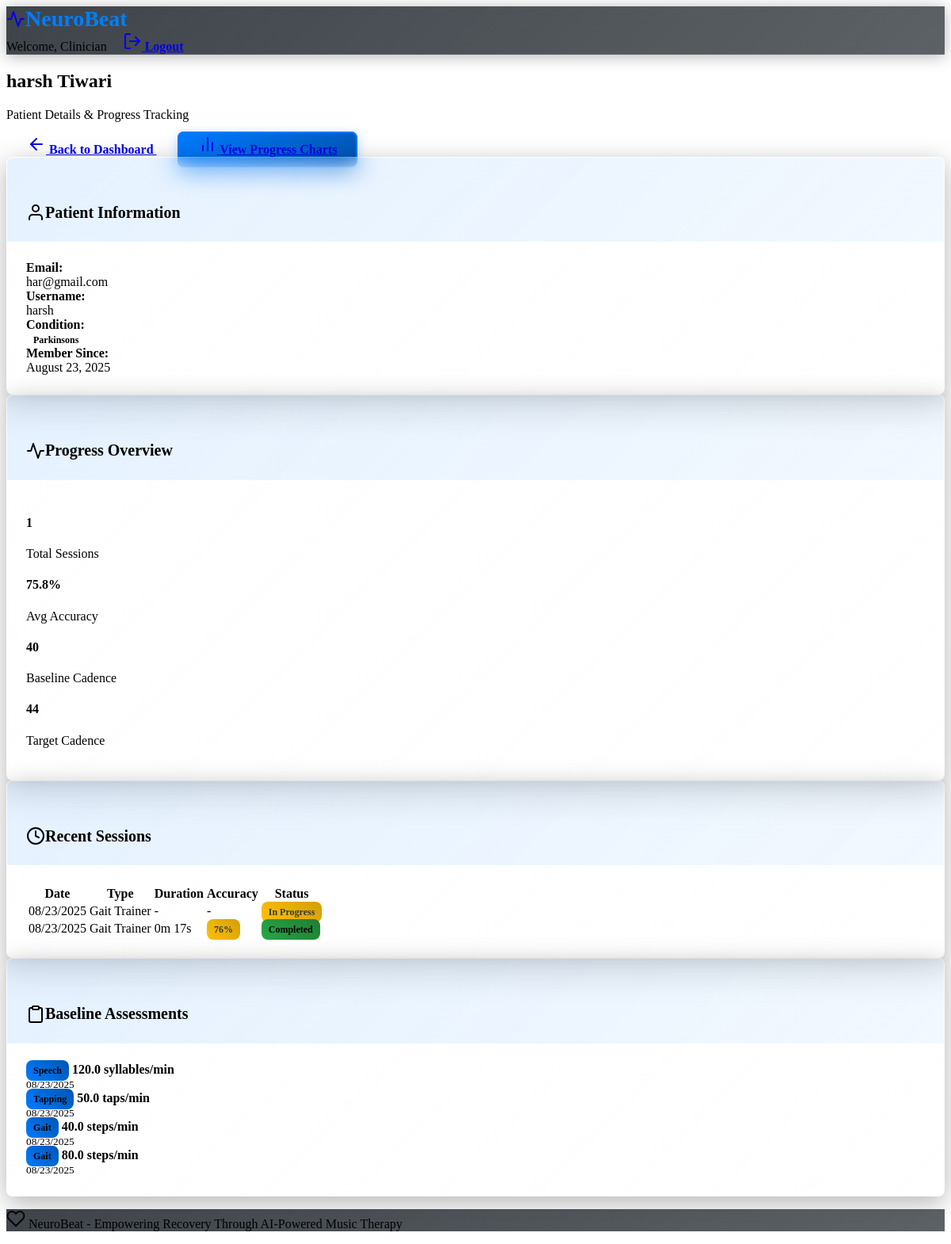
/patient/7/details (signed in), run on the app's committed database.
### models.py (models this page shows, shortened)
class User(db.Model):
    __tablename__ = 'users'
    id = db.Column(db.Integer, primary_key=True)
    username = db.Column(db.String(80), unique=True, nullable=False)
    email = db.Column(db.String(120), unique=True, nullable=False)
    password_hash = db.Column(db.String(256), nullable=False)
    user_type = db.Column(db.String(20), nullable=False)  # 'patient' or 'clinician'
    first_name = db.Column(db.String(50), nullable=False)
    last_name = db.Column(db.String(50), nullable=False)
    created_at = db.Column(db.DateTime, default=datetime.utcnow)
    patient_profile = db.relationship('PatientProfile', foreign_keys='PatientProfile.user_id', backref='user', uselist=False)
    clinician_profile = db.relationship('ClinicianProfile', backref='user', uselist=False)

class PatientProfile(db.Model):
    __tablename__ = 'patient_profiles'
    id = db.Column(db.Integer, primary_key=True)
    user_id = db.Column(db.Integer, db.ForeignKey('users.id'), nullable=False)
    condition = db.Column(db.String(50), nullable=False)  # 'parkinsons' or 'stroke'
    baseline_cadence = db.Column(db.Float)  # steps per minute
    baseline_tapping_speed = db.Column(db.Float)  # taps per minute
    baseline_speech_rate = db.Column(db.Float)  # syllables per minute
    target_cadence = db.Column(db.Float)
    target_speech_rate = db.Column(db.Float)
    assigned_clinician_id = db.Column(db.Integer, db.ForeignKey('users.id'))
    stroke_affected_side = db.Column(db.String(20))  # 'left', 'right', 'bilateral'
    stroke_severity = db.Column(db.String(20))  # 'mild', 'moderate', 'severe'
    aphasia_type = db.Column(db.String(30))  # 'broca', 'wernicke', 'global', 'none'
    dysarthria_severity = db.Column(db.String(20))  # 'mild', 'moderate', 'severe', 'none'
    motor_impairment_level = db.Column(db.String(20))  # 'mild', 'moderate', 'severe'
    cognitive_status = db.Column(db.String(20))  # 'normal', 'mild_impairment', 'moderate_impairment'
    emotional_status = db.Column(db.String(30))  # 'stable', 'mild_depression', 'anxiety', 'mixed'
    preferred_music_genre = db.Column(db.String(50))
    preferred_beat_sound = db.Column(db.String(20), default='metronome')  # metronome, drum, soft_bell, wooden_block, piano  # Patient's preferred music style
    created_at = db.Column(db.DateTime, default=datetime.utcnow)
    updated_at = db.Column(db.DateTime, default=datetime.utcnow, onupdate=datetime.utcnow)
    sessions = db.relationship('TherapySession', backref='patient', lazy=True)

class TherapySession(db.Model):
    __tablename__ = 'therapy_sessions'
    id = db.Column(db.Integer, primary_key=True)
    patient_id = db.Column(db.Integer, db.ForeignKey('patient_profiles.id'), nullable=False)
    session_type = db.Column(db.String(50), nullable=False)  # 'gait_trainer', 'speech_rhythm', 'upper_limb_motor', 'melodic_intonation', 'cognitive_rhythm'
    start_time = db.Column(db.DateTime, default=datetime.utcnow)
    end_time = db.Column(db.DateTime)
    initial_bpm = db.Column(db.Float, nullable=False)
    final_bpm = db.Column(db.Float)
    target_bpm = db.Column(db.Float, nullable=False)
    duration_seconds = db.Column(db.Integer)
    accuracy_score = db.Column(db.Float)  # 0-100 percentage
    completed = db.Column(db.Boolean, default=False)
    notes = db.Column(db.Text)
    affected_limb = db.Column(db.String(20))  # For motor sessions
    speech_clarity_score = db.Column(db.Float)  # For speech sessions
    cognitive_load_level = db.Column(db.Integer)  # 1-5 scale for cognitive sessions
    emotional_response = db.Column(db.String(20))  # 'positive', 'neutral', 'negative'
    generated_beat_url = db.Column(db.String(500))  # URL to generated beat audio
    metrics_data = db.Column(db.Text)  # JSON string

class BaselineAssessment(db.Model):
    __tablename__ = 'baseline_assessments'
    id = db.Column(db.Integer, primary_key=True)
    patient_id = db.Column(db.Integer, db.ForeignKey('patient_profiles.id'), nullable=False)
    assessment_type = db.Column(db.String(50), nullable=False)  # 'gait', 'tapping', 'speech'
    measured_value = db.Column(db.Float, nullable=False)
    notes = db.Column(db.Text)
    assessed_by = db.Column(db.Integer, db.ForeignKey('users.id'))
    created_at = db.Column(db.DateTime, default=datetime.utcnow)
    patient = db.relationship('PatientProfile', backref='assessments')
    assessor = db.relationship('User', foreign_keys=[assessed_by])

### routes.py (the view)
@app.route('/patient/<int:patient_id>/details')
def patient_details(patient_id):
    if 'user_id' not in session or session.get('user_type') != 'clinician':
        flash('Please log in as a clinician to access this page.', 'error')
        return redirect(url_for('index'))
    user = User.query.get(session['user_id'])
    patient_profile = PatientProfile.query.get_or_404(patient_id)
    if patient_profile.assigned_clinician_id != user.id:
        flash('Unauthorized access to patient details.', 'error')
        return redirect(url_for('clinician_dashboard'))
    recent_sessions = TherapySession.query.filter_by(
        patient_id=patient_id
    ).order_by(TherapySession.start_time.desc()).limit(10).all()
    assessments = BaselineAssessment.query.filter_by(
        patient_id=patient_id
    ).order_by(BaselineAssessment.created_at.desc()).all()
    total_sessions = TherapySession.query.filter_by(
        patient_id=patient_id,
        completed=True
    ).count()
    avg_accuracy = db.session.query(db.func.avg(TherapySession.accuracy_score)).filter_by(
        patient_id=patient_id,
        completed=True
    ).scalar() or 0
    return render_template('patient_details.html',
                         patient_profile=patient_profile,
                         recent_sessions=recent_sessions,
                         assessments=assessments,
                         total_sessions=total_sessions,
                         avg_accuracy=round(avg_accuracy, 1),
                         user=user)

### templates/patient_details.html (shortened to what this page needs)
{% extends "base.html" %}
{% block content %}
<div class="row">
    <div class="col-12 mb-4">
        <div class="d-flex justify-content-between align-items-center">
            <div>
                <h2>{{ patient_profile.user.first_name }} {{ patient_profile.user.last_name }}</h2>
                <p class="text-muted">Patient Details & Progress Tracking</p>
            </div>
            <div>
                <a href="{{ url_for('clinician_dashboard') }}" class="btn btn-secondary me-2">
                    <i data-feather="arrow-left" class="me-2"></i>
                    Back to Dashboard
                </a>
                <a href="{{ url_for('progress_view', patient_id=patient_profile.id) }}" class="btn btn-primary">
                    <i data-feather="bar-chart-2" class="me-2"></i>
                    View Progress Charts
                </a>
            </div>
        </div>
    </div>
    <div class="col-md-4 mb-4">
        <div class="card">
            <div class="card-header">
                <h5 class="card-title mb-0">
                    <i data-feather="user" class="me-2"></i>
                    Patient Information
                </h5>
            </div>
            <div class="card-body">
                <div class="mb-3">
                    <strong>Email:</strong>
                    <br>{{ patient_profile.user.email }}
                </div>
                <div class="mb-3">
                    <strong>Username:</strong>
                    <br>{{ patient_profile.user.username }}
                </div>
                <div class="mb-3">
                    <strong>Condition:</strong>
                    <br><span class="badge bg-info">{{ patient_profile.condition.replace('_', ' ').title() }}</span>
                </div>
                <div class="mb-3">
                    <strong>Member Since:</strong>
                    <br>{{ patient_profile.user.created_at.strftime('%B %d, %Y') }}
                </div>
            </div>
        </div>
    </div>
    <div class="col-md-8 mb-4">
        <div class="card">
            <div class="card-header">
                <h5 class="card-title mb-0">
                    <i data-feather="activity" class="me-2"></i>
                    Progress Overview
                </h5>
            </div>
            <div class="card-body">
                <div class="row g-4">
                    <div class="col-md-3">
                        <div class="text-center">
                            <h4 class="text-primary">{{ total_sessions }}</h4>
                            <p class="text-muted mb-0">Total Sessions</p>
                        </div>
                    </div>
                    <div class="col-md-3">
                        <div class="text-center">
                            <h4 class="text-success">{{ avg_accuracy }}%</h4>
                            <p class="text-muted mb-0">Avg Accuracy</p>
                        </div>
                    </div>
                    <div class="col-md-3">
                        <div class="text-center">
                            <h4 class="text-info">{{ patient_profile.baseline_cadence|round|int if patient_profile.baseline_cadence else 'N/A' }}</h4>
                            <p class="text-muted mb-0">Baseline Cadence</p>
                        </div>
                    </div>
                    <div class="col-md-3">
                        <div class="text-center">
                            <h4 class="text-warning">{{ patient_profile.target_cadence|round|int if patient_profile.target_cadence else 'N/A' }}</h4>
                            <p class="text-muted mb-0">Target Cadence</p>
                        </div>
                    </div>
                </div>
            </div>
        </div>
    </div>
    <div class="col-md-8 mb-4">
        <div class="card">
            <div class="card-header">
                <h5 class="card-title mb-0">
                    <i data-feather="clock" class="me-2"></i>
                    Recent Sessions
                </h5>
            </div>
            <div class="card-body">
                {% if recent_sessions %}
                    <div class="table-responsive">
                        <table class="table table-sm">
                            <thead>
                                <tr>
                                    <th>Date</th>
                                    <th>Type</th>
                                    <th>Duration</th>
                                    <th>Accuracy</th>
                                    <th>Status</th>
                                </tr>
                            </thead>
                            <tbody>
                                {% for session in recent_sessions %}
                                <tr>
                                    <td>{{ session.start_time.strftime('%m/%d/%Y') }}</td>
                                    <td>{{ session.session_type.replace('_', ' ').title() }}</td>
                                    <td>
                                        {% if session.duration_seconds %}
                                            {{ (session.duration_seconds // 60) }}m {{ (session.duration_seconds % 60) }}s
                                        {% else %}
                                            -
                                        {% endif %}
                                    </td>
                                    <td>
                                        {% if session.accuracy_score %}
                                            <span class="badge {% if session.accuracy_score >= 80 %}bg-success{% elif session.accuracy_score >= 60 %}bg-warning{% else %}bg-danger{% endif %}">
                                                {{ session.accuracy_score|round|int }}%
                                            </span>
                                        {% else %}
                                            -
                                        {% endif %}
                                    </td>
                                    <td>
                                        {% if session.completed %}
                                            <span class="badge bg-success">Completed</span>
                                        {% else %}
                                            <span class="badge bg-warning">In Progress</span>
                                        {% endif %}
                                    </td>
                                </tr>
                                {% endfor %}
                            </tbody>
                        </table>
                    </div>
                {% else %}
                    <div class="text-center py-3">
                        <i data-feather="activity" class="mb-2" style="width: 32px; height: 32px; opacity: 0.5;"></i>
                        <p class="text-muted">No sessions recorded yet.</p>
                    </div>
                {% endif %}
            </div>
        </div>
    </div>
    <div class="col-md-4 mb-4">
        <div class="card">
            <div class="card-header">
                <h5 class="card-title mb-0">
                    <i data-feather="clipboard" class="me-2"></i>
                    Baseline Assessments
                </h5>
            </div>
            <div class="card-body">
                {% if assessments %}
                    {% for assessment in assessments %}
                    <div class="border-bottom py-2">
                        <div class="d-flex justify-content-between align-items-start">
                            <div>
                                <span class="badge bg-primary">{{ assessment.assessment_type.title() }}</span>
                                <strong class="ms-2">{{ assessment.measured_value|round(1) }}
                                    {% if assessment.assessment_type == 'gait' %}steps/min
                                    {% elif assessment.assessment_type == 'tapping' %}taps/min
                                    {% elif assessment.assessment_type == 'speech' %}syllables/min
                                    {% elif assessment.assessment_type == 'balance' %}/56 (Berg Scale)
                                    {% elif assessment.assessment_type == 'coordination' %}sec per rep
                                    {% elif assessment.assessment_type == 'cognitive' %}/30 (MoCA)
                                    {% endif %}
                                </strong>
                            </div>
                            <small class="text-muted">{{ assessment.created_at.strftime('%m/%d/%Y') }}</small>
                        </div>
                    </div>
                    {% endfor %}
                {% endif %}
            </div>
        </div>
    </div>
</div>
{% endblock %}

### templates/base.html (shortened to what this page needs)
<!DOCTYPE html>
<html lang="en" data-bs-theme="dark">
<head>
    <link href="https://cdn.replit.com/agent/bootstrap-agent-dark-theme.min.css" rel="stylesheet">
    <link href="{{ url_for('static', filename='css/custom.css') }}" rel="stylesheet">
</head>
<body>
    <nav class="navbar navbar-expand-lg navbar-dark bg-dark">
        <div class="container">
            <a class="navbar-brand" href="{{ url_for('index') }}">
                <i data-feather="activity" class="me-2"></i>
                NeuroBeat
            </a>
            {% if 'user_id' in session %}
                <div class="navbar-nav ms-auto">
                    <span class="navbar-text me-3">
                        Welcome, {{ session.get('user_type', '').title() }}
                    </span>
                    <a class="nav-link" href="{{ url_for('logout') }}">
                        <i data-feather="log-out" class="me-1"></i>
                        Logout
                    </a>
                </div>
            {% endif %}
        </div>
    </nav>
    <main class="container my-4">
        {% block content %}{% endblock %}
    </main>
    <footer class="bg-dark text-center py-3 mt-5">
        <div class="container">
            <p class="mb-0 text-muted">
                <i data-feather="heart" class="me-1"></i>
                NeuroBeat - Empowering Recovery Through AI-Powered Music Therapy
            </p>
        </div>
    </footer>
</body>
</html>

### data on the page
User: get "Clinician"
User: user.first_name "harsh", user.last_name "Tiwari", user.email "har@gmail.com", user.username "harsh", user.created_at "August 23, 2025"
PatientProfile: condition.replace "Parkinsons", baseline_cadence "40", target_cadence "44"
TherapySession: start_time "08/23/2025", session_type.replace "Gait Trainer", completed "In Progress"
TherapySession: start_time "08/23/2025", session_type.replace "Gait Trainer", duration_seconds "0", (session.duration_seconds%60) "17", accuracy_score "76", completed "Completed"
BaselineAssessment: assessment_type "Speech", measured_value "120.0", shows "syllables/min", created_at "08/23/2025"
BaselineAssessment: assessment_type "Tapping", measured_value "50.0", shows "taps/min", created_at "08/23/2025"
BaselineAssessment: assessment_type "Gait", measured_value "40.0", shows "steps/min", created_at "08/23/2025"
BaselineAssessment: assessment_type "Gait", measured_value "80.0", shows "steps/min", created_at "08/23/2025"

### other printed values
{{ total_sessions }} "1"
{{ avg_accuracy }} "75.8"
